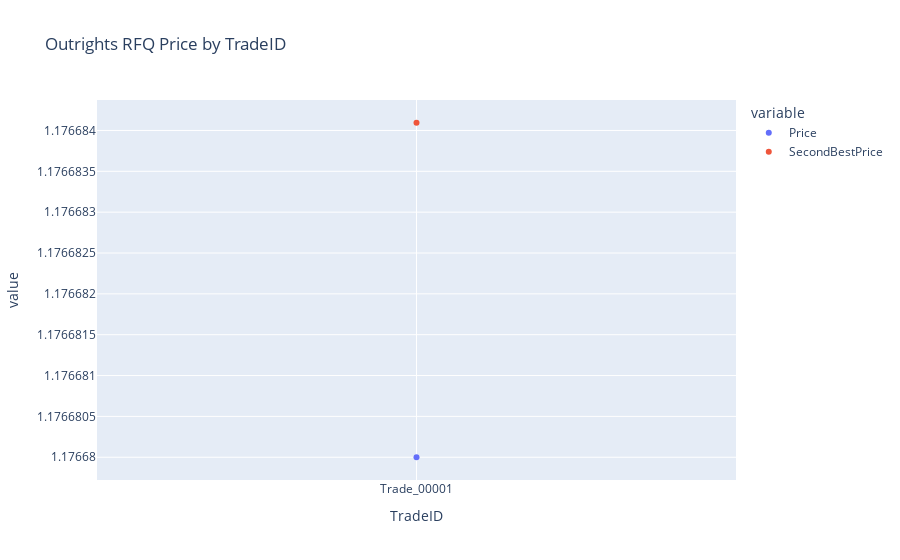

Notebook source saved alongside this figure:
### Code cell
fig= px.scatter(df.head(1), y=["Price","SecondBestPrice"], title = "Outrights RFQ Price by TradeID")
fig

### Figure 1 — Plotly figure (JSON) as saved in the notebook; plotly's stock layout.template omitted (floating-point values rounded to 4 significant figures)
{"data": [{"hovertemplate": "variable=Price<br>TradeID=%{x}<br>value=%{y}<extra></extra>", "legendgroup": "Price", "marker": {"color": "#636efa", "symbol": "circle"}, "mode": "markers", "name": "Price", "orientation": "v", "showlegend": true, "type": "scatter", "x": ["Trade_00001"], "xaxis": "x", "y": [1.177], "yaxis": "y"}, {"hovertemplate": "variable=SecondBestPrice<br>TradeID=%{x}<br>value=%{y}<extra></extra>", "legendgroup": "SecondBestPrice", "marker": {"color": "#EF553B", "symbol": "circle"}, "mode": "markers", "name": "SecondBestPrice", "orientation": "v", "showlegend": true, "type": "scatter", "x": ["Trade_00001"], "xaxis": "x", "y": [1.177], "yaxis": "y"}], "layout": {"autosize": true, "legend": {"title": {"text": "variable"}, "tracegroupgap": 0}, "title": {"text": "Outrights RFQ Price by TradeID"}, "xaxis": {"anchor": "y", "autorange": true, "domain": [0, 1], "range": [-1, 1], "title": {"text": "TradeID"}, "type": "category"}, "yaxis": {"anchor": "x", "autorange": true, "domain": [0, 1], "range": [1.177, 1.177], "title": {"text": "value"}, "type": "linear"}}}
